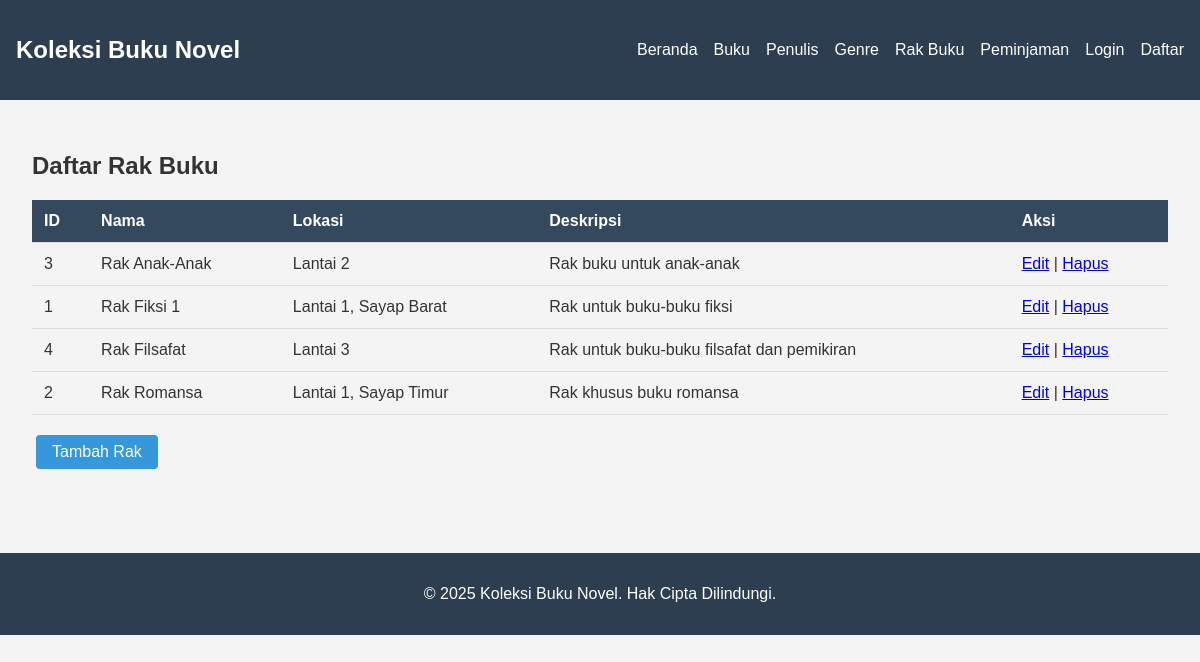
The page /pages/racks/index.php on the database its author committed.
### tables this page shows
CREATE TABLE racks (
    id INT AUTO_INCREMENT PRIMARY KEY,
    name VARCHAR(50) NOT NULL,
    location VARCHAR(100),
    description TEXT,
    created_at TIMESTAMP DEFAULT CURRENT_TIMESTAMP,
    updated_at TIMESTAMP DEFAULT CURRENT_TIMESTAMP ON UPDATE CURRENT_TIMESTAMP
);

### pages/racks/index.php (the view, shortened to what this page needs)
<?php
require_once '../../includes/header.php';
require_once '../../includes/auth_check.php';
echo "<h2>Daftar Rak Buku</h2>";
$stmt = $pdo->query("SELECT * FROM racks ORDER BY name");
$racks = $stmt->fetchAll(PDO::FETCH_ASSOC);
echo "<div class='racks-list'>";
if (count($racks) > 0) {
    echo "<table class='table'>";
    echo "<thead>";
    echo "<tr>";
    echo "<th>ID</th>";
    echo "<th>Nama</th>";
    echo "<th>Lokasi</th>";
    echo "<th>Deskripsi</th>";
    echo "<th>Aksi</th>";
    echo "</tr>";
    echo "</thead>";
    echo "<tbody>";
    foreach ($racks as $rack) {
        echo "<tr>";
        echo "<td>" . $rack['id'] . "</td>";
        echo "<td>" . $rack['name'] . "</td>";
        echo "<td>" . ($rack['location'] ?? 'Tidak Diketahui') . "</td>";
        echo "<td>" . (strlen($rack['description']) > 50 ? substr($rack['description'], 0, 50) . '...' : $rack['description']) . "</td>";
        echo "<td>";
        echo "<a href='edit.php?id=" . $rack['id'] . "'>Edit</a> | ";
        echo "<a href='delete.php?id=" . $rack['id'] . "' onclick=\"return confirm('Yakin ingin menghapus rak ini?')\">Hapus</a>";
        echo "</td>";
        echo "</tr>";
    }
    echo "</tbody>";
    echo "</table>";
} else {
    echo "<p>Belum ada data rak buku.</p>";
}
echo "</div>";
echo "<div class='actions'>";
echo "<a href='create.php' class='btn btn-primary'>Tambah Rak</a>";
echo "</div>";
require_once '../../includes/footer.php';
?>

### assets/css/style.css (style rules this page uses)
body { font-family: Arial, sans-serif; margin: 0; padding: 0; background-color: #f4f4f4; color: #333; }
.table { width: 100%; border-collapse: collapse; margin: 1rem 0; }
.table th, .table td { padding: 0.75rem; text-align: left; border-bottom: 1px solid #ddd; }
.table th { background-color: #34495e; color: white; }
.btn { display: inline-block; padding: 0.5rem 1rem; background-color: #3498db; color: white; text-decoration: none; border-radius: 4px; margin: 0.25rem; }
.btn-primary { background-color: #3498db; }
.actions { margin: 1rem 0; }

### rows shown on the page
racks: id "3", name "Rak Anak-Anak", location "Lantai 2", description "Rak buku untuk anak-anak"
racks: id "1", name "Rak Fiksi 1", location "Lantai 1, Sayap Barat", description "Rak untuk buku-buku fiksi"
racks: id "4", name "Rak Filsafat", location "Lantai 3", description "Rak untuk buku-buku filsafat dan pemikiran"
racks: id "2", name "Rak Romansa", location "Lantai 1, Sayap Timur", description "Rak khusus buku romansa"

### other values the page prints
SITE_NAME "Koleksi Buku Novel"
